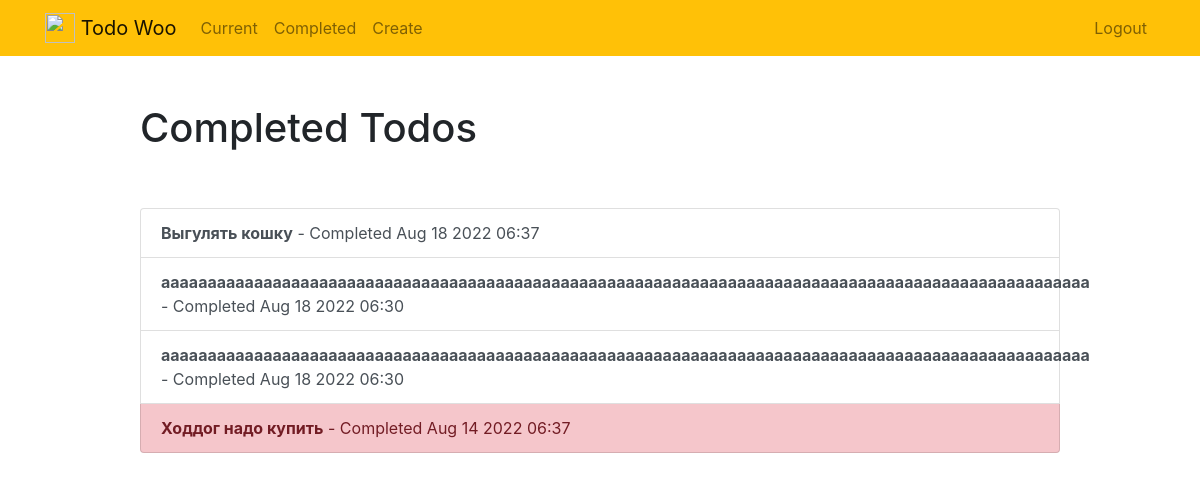
The page /completed/ (signed in) on the database as committed earlier.
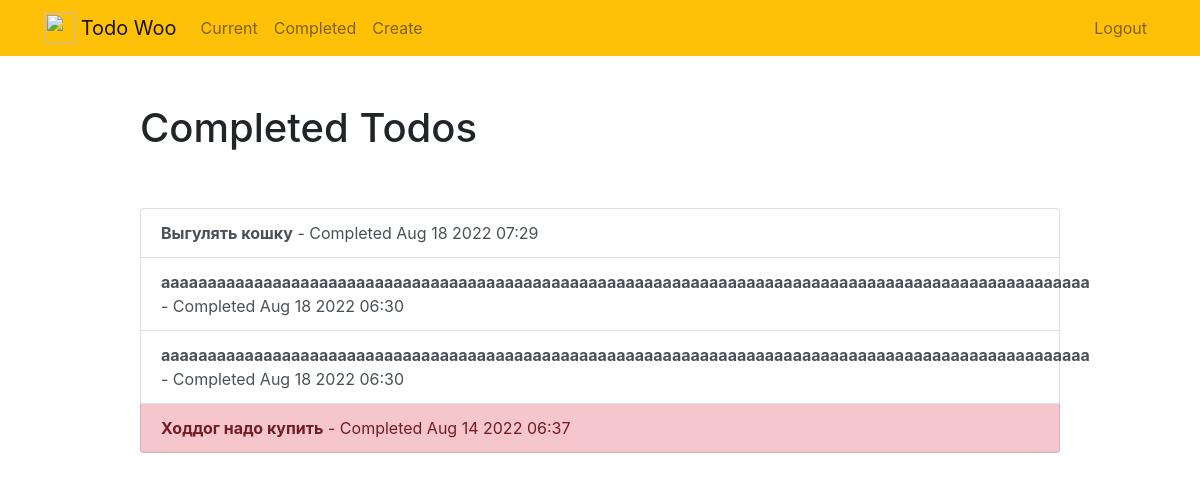
The same page on the database as committed later.
### todo/models.py (models this page shows, shortened)
class Todo(models.Model):
    title = models.CharField(max_length=100)
    memo = models.TextField(blank=True)
    created = models.DateTimeField(auto_now_add=True)
    datecompleted = models.DateTimeField(null=True, blank=True)
    important = models.BooleanField(default=False)
    user = models.ForeignKey(User, on_delete=models.CASCADE)

### todo/views.py (the view)
# urls.py: path('completed/', views.completedtodos, name='completedtodos'),
@login_required
def completedtodos(request):
        todos = Todo.objects.filter(user=request.user, datecompleted__isnull=False).order_by('-datecompleted')
        return render(request, 'todo/completedtodos.html', {'todos': todos})

### todo/templates/todo/completedtodos.html
{% extends "todo/base.html" %}
{% block content %}
    <div class="row justify-content-center mt-5">
        <div class="col-md-10">
            <h1>Completed Todos</h1>
        </div>
    </div>
    <div class="row justify-content-center mt-5">
        <div class="col-md-10">
            <div class="list-group">
                {% for todo in todos %}
                    <a href="{% url 'viewtodo' todo.id %}" class="list-group-item list-group-item-action{% if todo.important %} list-group-item-danger{% endif %}"><b>{{ todo.title }}</b> - Completed {{ todo.datecompleted|date:'M j Y H:i' }}</a>
                {% endfor %}
            </div>
        </div>
    </div>
{% endblock %}

### todo/templates/todo/base.html (shortened to what this page needs)
{% load static %}
<!doctype html>
<html lang="en">
<head>
    <link rel="stylesheet" href="https://stackpath.bootstrapcdn.com/bootstrap/4.4.1/css/bootstrap.min.css">
</head>
<body>
<nav class="navbar navbar-expand-md navbar-light bg-warning">
<div class="container">
    <a class="navbar-brand" href="{% url 'home' %}">
         <img src="{% static 'todo/logo.png' %}" width="30" height="30" class="d-inline-block align-top">
        <span>Todo Woo</span>
    </a>
    <div class="collapse navbar-collapse" id="navbarNav">
    {% if user.is_authenticated %}
        <ul class="navbar-nav mr-auto">
                <li class="nav-item {{ current }}">
                    <a class="nav-link" href="{% url 'currenttodos' %}">Current</a>
                </li>
                <li class="nav-item {{ completed }}">
                    <a class="nav-link" href="{% url 'completedtodos' %}">Completed</a>
                </li>
                <li class="nav-item {{ create }}">
                    <a class="nav-link" href="{% url 'createtodo' %}">Create</a>
                </li>
        </ul>
    {% endif %}
    <ul class="navbar-nav ml-auto">
            {% if user.is_authenticated %}
                <li class="nav-item">
                    <a href="#" onclick="$('#signOutBtn').click()" class="nav-link">Logout</a>
                </li>
            {% endif %}
        </ul>
    </div>
</div>
</nav>
<div class="container">
{% block content %}{% endblock %}
</div>
</body>
</html>

Rows that differ between the two databases and show on the page:
changed Todo "Выгулять кошку": datecompleted "Aug 18 2022 06:37" → "Aug 18 2022 07:29"
